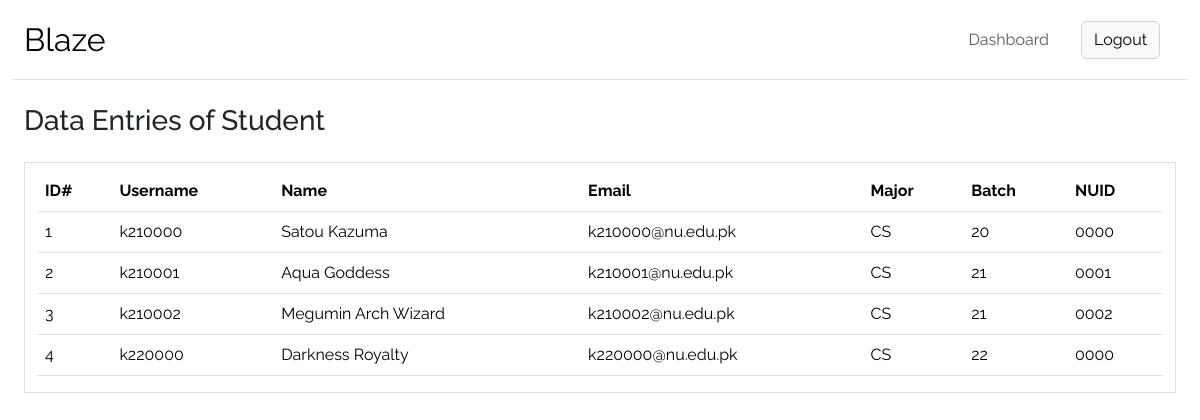
The app's page /administration/list_instance/student/ (signed in) with its own data.
### BlazeApp/models.py (models this page shows, shortened)
class Student(models.Model):
    Major_Choices = [
        ("CS", "Computer Science"),
        ("SE", "Software Engineering"),
        ("AI", "Artificial Intelligence"),
        ("CYS", "Cyber Security"),
        ("EE", "Electrical Engineering"),
    ]
    user = models.OneToOneField(User, on_delete=models.CASCADE, related_name="student")
    batch = models.CharField(
        max_length=2, null=True, validators=[validate_studentBatch]
    )
    nuid = models.CharField(max_length=4, null=True, validators=[validate_studentNUID])
    major = models.CharField(max_length=30, choices=Major_Choices, null=True)
    class Meta:
        verbose_name = "Student"
        verbose_name_plural = "Students"

class User(AbstractUser):
    profile_picture = models.ImageField(
        upload_to="profile_pics/",
        blank=True,
        null=True,
        default="profile_pics/Default_Profile_Picture.png",
        validators=[
            FileExtensionValidator(
                allowed_extensions=["jpg", "jpeg", "png"]
            ),  # Restrict allowed file extensions
            validate_profilePicture_size,  # Set a maximum file size limit (7 MB in this example)
        ],
    )
    follow = models.ManyToManyField(
        "self", symmetrical=False, related_name="followers", blank=True
    )
    class Meta:
        verbose_name = "User"
        verbose_name_plural = "Users"

### BlazeAdministration/customDecorator.py (the view)
    def _wrapped_view(request, *args, **kwargs):
        if request.user.is_authenticated and request.user.is_superuser:
            return view_func(request, *args, **kwargs)  # Allow access to admin users
        else:
            return views.page_not_found_404(request, exception=404)

### BlazeAdministration/customDecorator.py (called while the page is built)
def admin_required(view_func):
    def _wrapped_view(request, *args, **kwargs):
        if request.user.is_authenticated and request.user.is_superuser:
            return view_func(request, *args, **kwargs)  # Allow access to admin users
        else:
            return views.page_not_found_404(request, exception=404)
    return _wrapped_view

### BlazeAdministration/views.py (called while the page is built)
def list_instance(request, instanceModel):
    entitiesList = ["student", "faculty", "society_page"]
    if instanceModel not in entitiesList:
        return redirect("BlazeAdministration:page_not_found_404")
    if instanceModel == entitiesList[0]:
        dataset = Student.objects.all()
    elif instanceModel == entitiesList[1]:
        dataset = Faculty.objects.all()
    else:
        dataset = Society.objects.all()
    return render(
        request,
        "BlazeAdministration/list_instance.html",
        {"model": instanceModel, "dataset": dataset},
    )

### BlazeAdministration/templates/BlazeAdministration/list_instance.html (shortened to what this page needs)
{% extends 'BlazeAdministration/base_01.html' %}
{% load static %}
{% block body %}
  <div class="container-fluid">
    <div class="h3 mt-4 mb-4">Data Entries of {{ model|title }}</div>
    <div class="container-fluid my-3 border pt-2">
      <table class="table table-hover">
        <thead>
          <tr>
            <th scope="col">ID#</th>
            <th scope="col">Username</th>
            <th scope="col">Name</th>
            <th scope="col">Email</th>
            {% if model == 'student' %}
              <th scope="col">Major</th>
              <th scope="col">Batch</th>
              <th scope="col">NUID</th>
            {% endif %}
          </tr>
        </thead>
        <tbody>
          {% for data in dataset %}
            <tr>
              <td>{{ data.pk }}</td>
              <td>{{ data.user.username }}</td>
              <td>{{ data.user.first_name }} {{ data.user.last_name }}</td>
              <td>{{ data.user.email }}</td>
              {% if model == 'student' %}
                <td>{{ data.major }}</td>
                <td>{{ data.batch }}</td>
                <td>{{ data.nuid }}</td>
              {% endif %}
            </tr>
          {% endfor %}
        </tbody>
      </table>
    </div>
  </div>
{% endblock %}

### BlazeAdministration/static/BlazeAdministration/BlazeAdministration_base_01.css (style rules this page uses)
body { font-family: 'Raleway', sans-serif; }

### records on screen
Student: pk "1", user.username "k210000", user.first_name "Satou", user.last_name "Kazuma", user.email "k210000@nu.edu.pk", major "CS", batch "20", nuid "0000"
Student: pk "2", user.username "k210001", user.first_name "Aqua", user.last_name "Goddess", user.email "k210001@nu.edu.pk", major "CS", batch "21", nuid "0001"
Student: pk "3", user.username "k210002", user.first_name "Megumin", user.last_name "Arch Wizard", user.email "k210002@nu.edu.pk", major "CS", batch "21", nuid "0002"
Student: pk "4", user.username "k220000", user.first_name "Darkness", user.last_name "Royalty", user.email "k220000@nu.edu.pk", major "CS", batch "22", nuid "0000"

### other values on screen
{{ model|title }} "Student"
